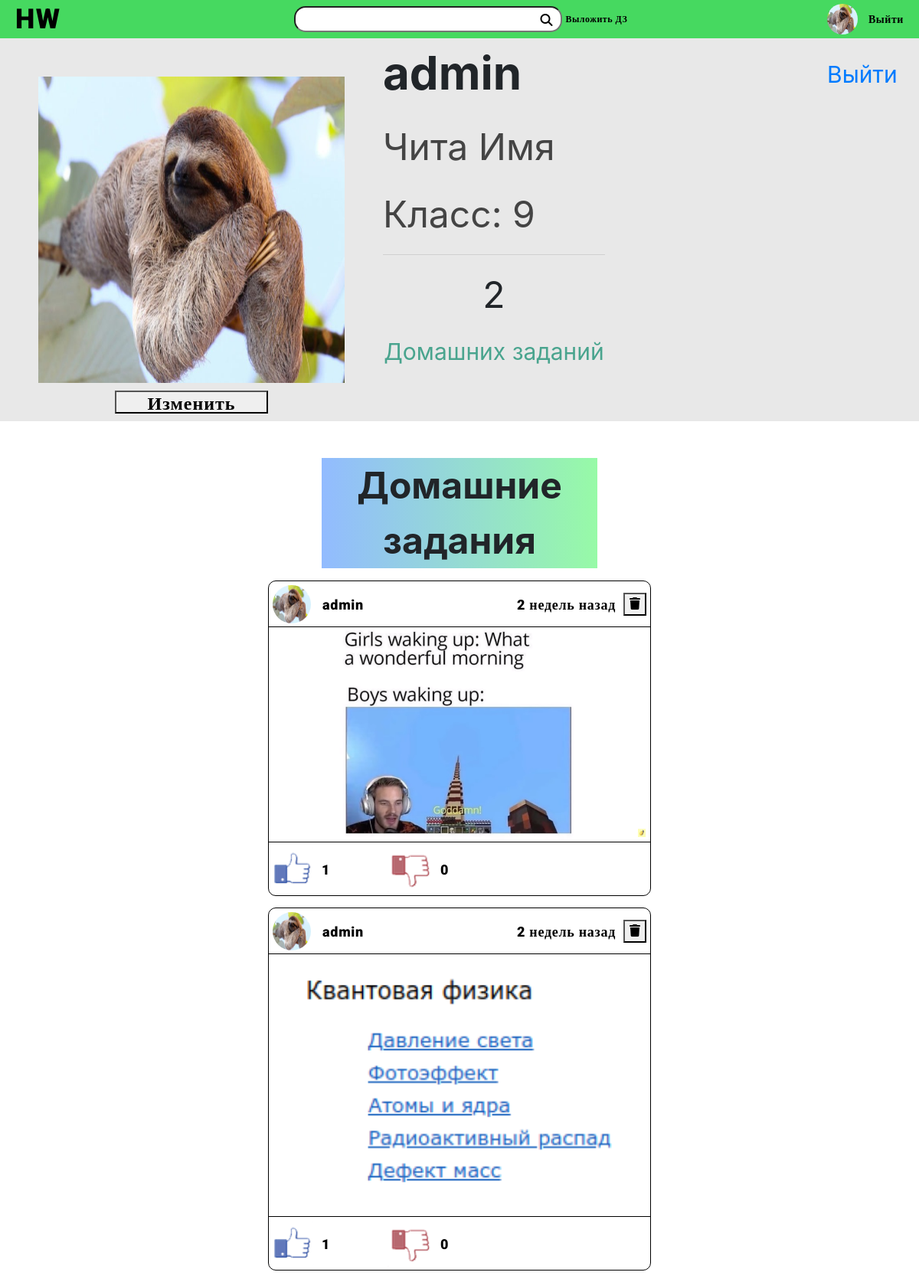
/id3 (signed in), run on an earlier commit of the app's database.
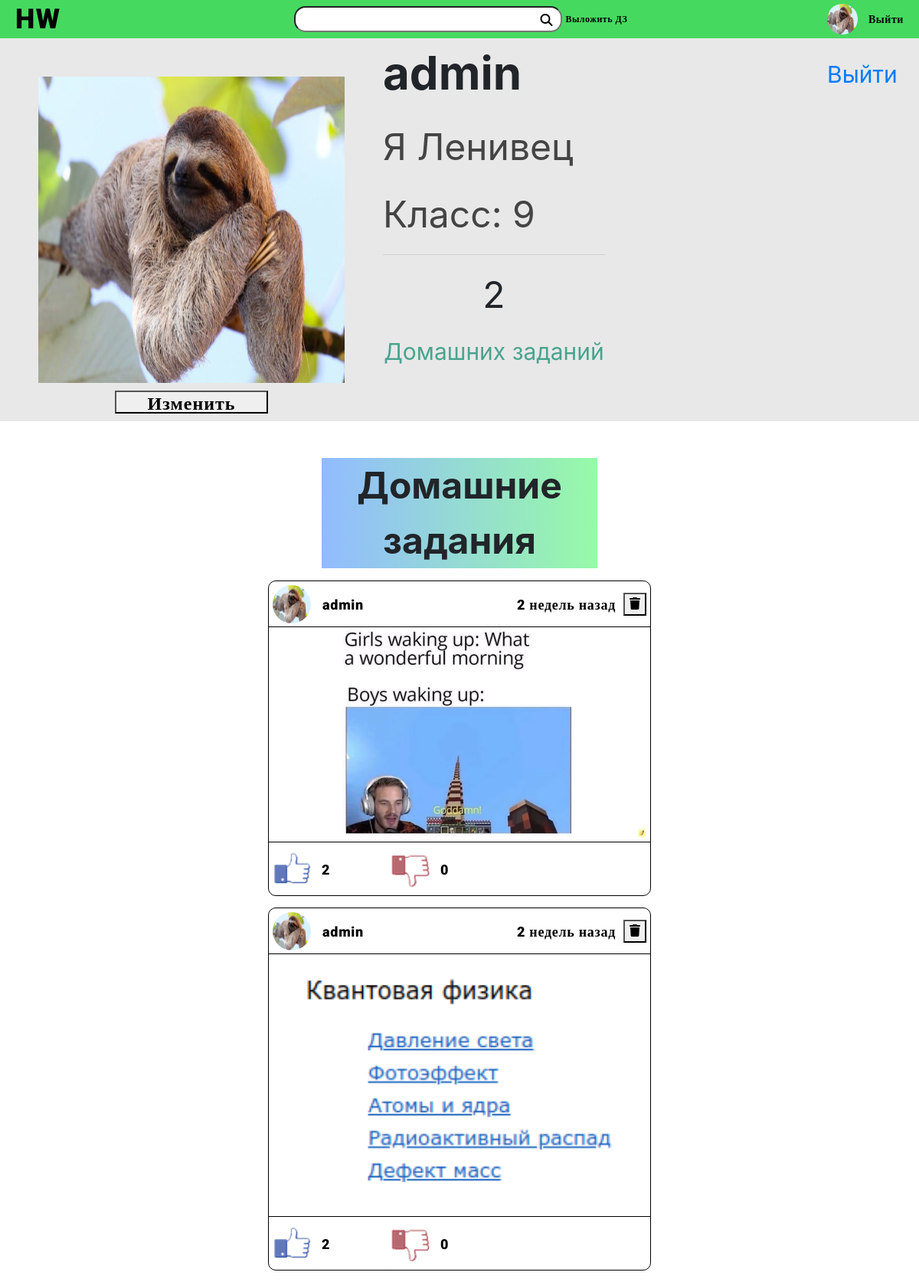
And on a later commit of the database.
### users/models.py (models this page shows, shortened)
class UserProfile(models.Model):
	user = models.OneToOneField(User, related_name='profile', on_delete=models.CASCADE)
	name = models.CharField(max_length=15, blank=True, validators=[validate_input])
	surname = models.CharField(max_length=15, blank=True, validators=[validate_input])
	grade = models.IntegerField(choices=create_grades(), default=1)
	photo = models.ImageField(upload_to=upload_location, default='users/default.jpg')

class User(AbstractBaseUser):
	username = models.CharField(max_length=20, unique=True, validators=[validate_input])
	admin = models.BooleanField(default=False)
	staff = models.BooleanField(default=False)
	USERNAME_FIELD = 'username'
	REQUIRED_FIELDS = []
	objects = UserManager()

### homeworks/models.py (models this page shows, shortened)
class Homework(models.Model):
	publisher = models.ForeignKey(User, related_name='homeworks', on_delete=models.CASCADE, null=True)
	publisher_profile = models.ForeignKey(UserProfile, on_delete=models.CASCADE, null=True)
	grade = models.ForeignKey(Grade, related_name='homeworks', on_delete=models.CASCADE)
	subject = models.ForeignKey(Subject, related_name='homeworks', on_delete=models.CASCADE)
	book = models.ForeignKey(Book, related_name='homeworks', on_delete=models.CASCADE)
	number = models.CharField(max_length=15)
	publication_date = models.DateTimeField(auto_now_add=True)
	likes = models.ManyToManyField(User, related_name='likes', blank=True)
	dislikes = models.ManyToManyField(User, related_name='dislikes', blank=True)
	@property
	def uploaded(self):
		return time_to_string(self.publication_date)
	objects = HomeworkManager()

class HomeworkImage(models.Model):
	homework = models.ForeignKey(Homework, related_name='images', on_delete=models.CASCADE)
	image = models.ImageField(upload_to=upload_location, validators=[validate_image], null=True, blank=True)
	index = models.IntegerField(default=0)

### users/views.py (the view)
# urls.py: path('id<int:id_>', views.profile, name='profile'),
@login_required
def profile(request, id_):
	user = get_object_or_404(User, id=id_)
	profile = user.profile
	homeworks = Homework.objects.all().publisher(user)
	context = {'user':request.user, 'page_user':user, 'profile':profile, 'homeworks':homeworks}
	return render(request, 'users/profile.html', context)

### homeworks/models.py (called while the page is built)
	def publisher(self, user):
		return self.filter(
			publisher__exact = user)

	def get_queryset(self):
		return HomeworkQuerySet(self.model, using=self._db)

### homeworks/utils.py (called while the page is built)
def time_to_string(date):
	timezone = pytz.timezone(settings.TIME_ZONE)
	upload = date.astimezone(timezone)
	now = timezone.localize(datetime.datetime.now())
	d = now - upload
	year = datetime.timedelta(days=365)
	month = datetime.timedelta(days=30)
	week = datetime.timedelta(days=7)
	day = datetime.timedelta(days=1)
	hour = datetime.timedelta(hours=1)
	minute = datetime.timedelta(minutes=1)
	second = datetime.timedelta(seconds=1)
	s = ''
	if d // year:
		s = f'{d // year} год назад'
	elif d // month:
		s = f'{d // month} месяцев назад'
	elif d // week:
		s = f'{d // week} недель назад'
	elif d // day:
		s = f'{d // day} дней назад'
	elif d // hour:
		s = f'{d // hour} часов назад'
	elif d // minute:
		s = f'{d // minute} минут назад'
	elif d // second:
		s = f'{d // second} секунд назад'
	return s

### users/models.py (called while the page is built)
	def get_queryset(self):
		return UserQuerySet(self.model, using=self._db)

### users/templates/users/profile.html (shortened to what this page needs)
{% extends 'navbar.html' %}
{% load static %}
{% block link %}
	<link rel="stylesheet" href="{% static 'styles/style_profile.css' %}?version=8">
{% endblock %}
{% block content %}
	<div class="show_profile" id="info" style="display: grid">
		<div class="profile_image">
			<img class="profile_image_img" src="{{profile.photo.url}}" alt="Блять не загузилось!!!" height="400px" width="400px">
			{% if user.id == page_user.id %}
			<button class="profile_image_button usual" type="button" onclick="ChangeProfile()">Изменить</button>
			{% endif %}
		</div>
		<div class="profile_info">
			<p style="font-size: 60px; font-weight: bold;">{{page_user.username}}</p>
			<p style="font-size: 48px; color: #444444;">
				{% if profile.name and profile.surname %}
				{{profile.name}} {{profile.surname}}
				{% endif %}
			</p>
			<p style="font-size: 48px; color: #444444;">
				{% if profile.grade %}
				Класс: {{profile.grade}}
				{% else %}
				Класс: *не указан*
				{% endif %}
			</p>
			<div class="profile_info_hwcounter">
				<hr width="100%" style="bottom: 0">
				<p style="font-size: 48px; float:top" align="center">{{homeworks.count}}</p>
				<p style="font-size: 30px; float:top; color:#49a48e" align="center">Домашних заданий</p>
			</div>
		</div>
		{% if user.id == page_user.id %}
		<div class="profile_logout">
			<a href="/logout" class="profile_logout_logout">Выйти</a>
		</div>
		{% endif %}
	</div>
	<div class="profile_show_homework">
		<p align="center" style="font-size: 48px; background: rgb(1,0,255); background: linear-gradient(90deg, #92bbff 0%, #97faa7 100%); width: 30%; margin-right: auto; margin-left: auto; font-weight: bold;">Домашние задания</p>
		{% include 'hw.html' %}
	</div>
{% endblock %}

### templates/navbar.html (shortened to what this page needs)
<!DOCTYPE html>
<html lang="en">
<head>
	{% load static %}
	<link rel="stylesheet" href="https://stackpath.bootstrapcdn.com/bootstrap/4.3.1/css/bootstrap.min.css">
	<link href="{% static 'styles/style_nav.css' %}?version=16" rel="stylesheet">
	<link rel="stylesheet" type="text/css" href="{% static 'styles/style_upload.css' %}?version=2">
	{% block link %} {% endblock %}
</head>
<body>
	<div class="navbarr">
		<div class="navbar_grid">
			<div class="navbar_grid_logo">
				<a class="navbar_grid_logo_logo usual" href="/home">HW</a>
			</div>
			<div class="navbar_grid_HW" style="">
				<button type="submit" id="navbar_submit"><i class="fas fa-search"></i></button>
				<input type="text" class="navbar_FastSearch usual" id="navbar_search" style="padding-right: 30px; padding-left: 15px;">
				<a href="#upload_frame" class="navbar_Upload usual" style="color: black!important; font-size: 12px; line-height: 14px;">Выложить ДЗ</a>
			</div>
			<div class="navbar_grid_Profile">
				<img src="{{profile.photo.url}}" width="40px" height="40px" style="border-radius: 20px; margin-top: 5px; right: 80px; position: absolute">
				<a href="/logout"><p class="usual logout" style= "margin-top: 11px; right: 20px; position: absolute; font-size: 14px">Выйти</p></a>
			</div>
		</div>
	</div>
	{% block content %}
	{% endblock %}
</body>
</html>

### homeworks/templates/upload.html (shortened to what this page needs)
{% load static %}

### homeworks/templates/hw.html (shortened to what this page needs)
{% load static %}
{% for homework in homeworks %}
    <div class = "Homework_show">
        <div class="Homework_profile">
            <img src="{{homework.publisher_profile.photo.url}}" height="50px" width="50px" style="float: left;border-radius: 25px;position: absolute;left: 5px;margin: 5px 0px">
            <p style="float: left; margin-left: 10px; margin: 19.5px 0px; left: 70px; position: absolute; font-size: 18px; line-height: 21px; color: black" class="usual" >{{homework.publisher.username}}</p>
            <p class="usual" style="right: 45px; float: right; margin: 19.5px 0px; position: absolute; font-size: 18px; line-height: 21px; color: black">{{homework.uploaded}}</p>
            {% if homework.publisher.id == request.user.id or request.user.is_staff %}
            <button onclick="AskConfirmation(this)" id="HW_delete" data-hwid="{{homework.id}}" style="right: 5px; position: absolute; margin-top: 15px"><i class="fas fa-trash"></i></button>
            {% endif %}
        </div>
        <div class="Homework_img">
            <p align="center" style="margin: 0px!important;">
                {% for image in homework.images.all %}
                <img src="{{image.image.url}}" width="100%" style="text-align: center">
                {% endfor %}
            </p>
        </div>
        <div class="Homework_buttons" id="hw_buttons{{homework.id}}" data-hwid="{{homework.id}}">
            <div class="Homework_like">
                <button id="like_button" onclick="likeHW(this)" type="button" data-hwid="{{homework.id}}" style="border: 0; background: transparent; width: 54px; padding: 0px">
                    <img src="{% static 'images/like_btn.png' %}" class="like_img" height="60px" style="float: left; margin-left: ">
                </button>
                <p class="Homework_like_count usual" id="like_count{{homework.id}}" style="margin-left: 15px; font-size: 18px; line-height: 21px; color: black">{{ homework.likes.count }}</p>
            </div>
            <div class="Homework_dislike">
                <button id="dislike_button" onclick="dislikeHW(this)" type="button" data-hwid="{{homework.id}}" style="border: 0; background: transparent; width: 54px; padding: 0px">
                    <img src="{% static 'images/dislike_btn.png' %}" class="dislike_img" height="60px" style="float: left;">
                </button>
                <p class="Homework_dislike_count usual" id="dislike_count{{homework.id}}" style="margin-left: 15px; font-size: 18px; line-height: 21px; color: black">{{homework.dislikes.count }}</p>
            </div>
        </div>
    </div>
{% empty %}
    {% if not page_user %}
    <div>
        {% include 'emptyhw.html' %}
    </div>
    {% endif %}
{% endfor %}

### static/styles/style_nav.css (style rules this page uses)
.navbarr { height: 50px; position: sticky; top: 0px; z-index: 100000; background: #46D960; padding: 0px!important; }
.navbar_grid { height: 50px; width: 100%; display: grid; grid-template-columns: 1fr calc(350px + 83px + 50px) 1fr; position: absolute; }
.navbar_FastSearch { border-radius: 15px; color: black!important; margin-left: 25px; width: 350px; height: 34px; margin-top: 8px; }
.navbar_Upload { margin-top: 18px; position: absolute; margin-left: 5px; }
.navbar_grid_logo_logo { position: absolute; font-size: 36px!important; line-height: 42px!important; margin-top: 4px; margin-left: 20px; color: black!important; }
.usual { font-family: Roboto; font-style: normal; font-weight: 900; font-size: 24px; line-height: 28px; text-align: center; letter-spacing: 0.04em; color: #FFFFFF; }
#navbar_submit { border: 0; background: none; position: absolute; width: 20px; height: 20px; margin: 0px; padding: 0px; margin-top: 14px; margin-left: 345px; }
.logout { color: black!important; }

### static/styles/style_profile.css (style rules this page uses)
.show_profile { display: grid; grid-template-columns: 500px 1fr 120px; width: 100%; height: 500px; background-color: #e8e8e8; margin-bottom: 3em; }
.profile_image { align-items: center; justify-content: center; }
.profile_info_hwcounter { top: 50%; height: 50%; width: 50%; }
.profile_show_homework { height: 100%; }
.profile_image_img { margin-top: 50px; margin-left: 50px; margin-right: 50px; }
.profile_logout_logout { position: absolute; margin-top: 25px; font-size: 30px; text-decoration: none!important; }
.profile_image_button { width: 200px; height: 30px; color: black!important; margin-top: 10px; margin-left: 150px; }
body { min-width: 1000px; }
.Homework_show { position: relative; left: calc((100% - 500px) / 2); width: 500px; margin-bottom: 15px; font-family: sans-serif; border-radius: 10px; border: 1px solid #000000; box-sizing: border-box; }
.Homework_profile { height: 60px; border-bottom: 1px solid #000000; }
.Homework_buttons { height: 70px; border-top: 1px solid #000000; padding: 0px; font-size: 20px; align-items: center; }
.Homework_buttons img { margin: 5px 0px; }
.Homework_buttons p { margin: 24.5px 0px; }
.Homework_dislike { float: left; display: flex; align-items: center; width: 155px; }
.Homework_like { float: left; display: flex; align-items: center; width: 155px; }
.Homework_img { align-items: center; margin:0px; }

What changed in the data, as far as the page shows it:
changed UserProfile: name "Чита" → "Я"; surname "Имя" → "Ленивец"
computed for Homework (number 1 of 2 on the later page): likes.count "1" → "2"
computed for Homework (number 2 of 2 on the later page): likes.count "1" → "2"
